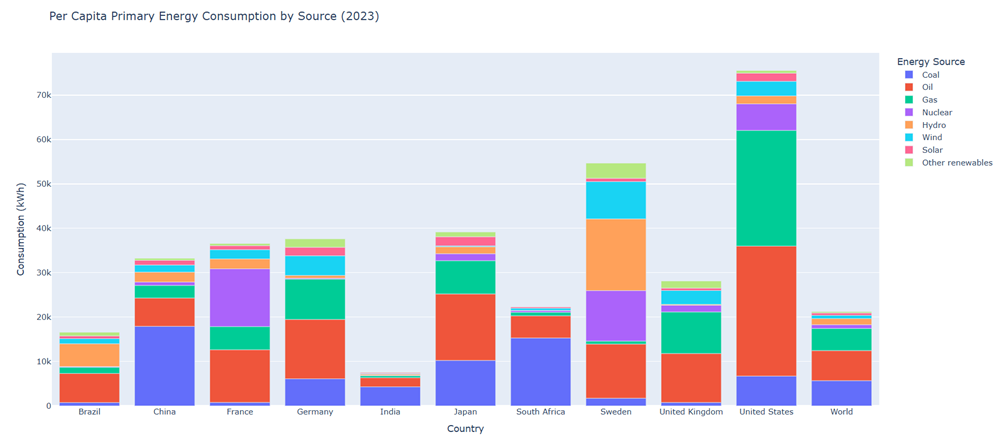

Generate this figure with Python:
import pandas as pd
import plotly.express as px

# Load the dataset
file_path = "D:/Promi/Per_Capita_Visualization/per-capita-energy-stacked.csv" # Update with the local file path
data = pd.read_csv(file_path)

# Filter the dataset for the year 2023 and relevant countries
countries = [
    "United States", "United Kingdom", "World", "China", 
    "India", "France", "Germany", "Sweden", 
    "South Africa", "Japan", "Brazil"
]
filtered_data = data[(data["Year"] == 2023) & (data["Entity"].isin(countries))]

# Melt the dataframe for easier visualization
melted_data = filtered_data.melt(
    id_vars=["Entity"],
    value_vars=[
        "Coal per capita (kWh)", "Oil per capita (kWh)", 
        "Gas per capita (kWh)", "Nuclear per capita (kWh - equivalent)", 
        "Hydro per capita (kWh - equivalent)", "Wind per capita (kWh - equivalent)", 
        "Solar per capita (kWh - equivalent)", "Other renewables per capita (kWh - equivalent)"
    ],
    var_name="Energy Source",
    value_name="Consumption (kWh)"
)

# Rename columns for better readability
melted_data["Energy Source"] = melted_data["Energy Source"].str.replace(" per capita \\(kWh.*\\)", "", regex=True)

# Create the interactive stacked bar chart
fig = px.bar(
    melted_data,
    x="Entity",
    y="Consumption (kWh)",
    color="Energy Source",
    title="Per Capita Primary Energy Consumption by Source (2023)",
    labels={"Entity": "Country", "Consumption (kWh)": "Consumption (kWh)"},
    hover_data={"Energy Source": True, "Consumption (kWh)": True}
)

# Save the interactive bar chart to an HTML file
output_file_path = "interactive_bar_chart.html"
fig.write_html(output_file_path)

print(f"Interactive bar chart saved as {output_file_path}")
